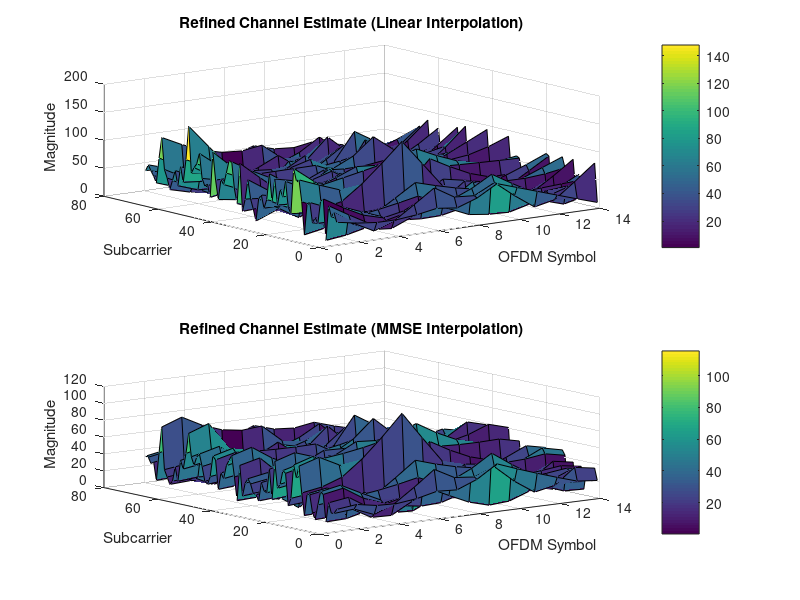
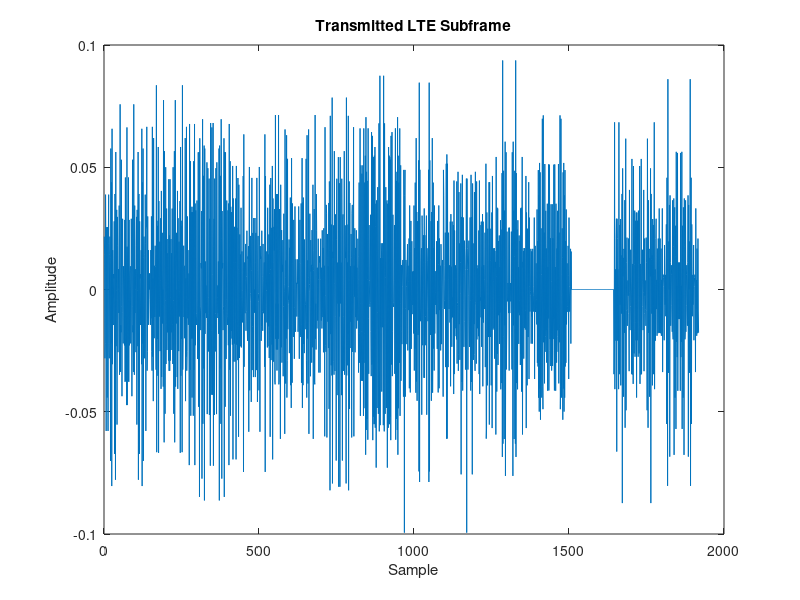
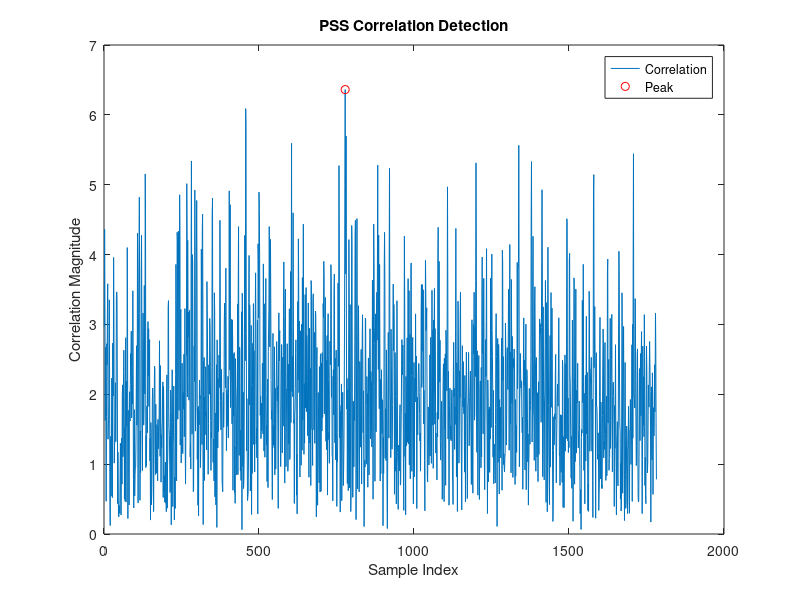
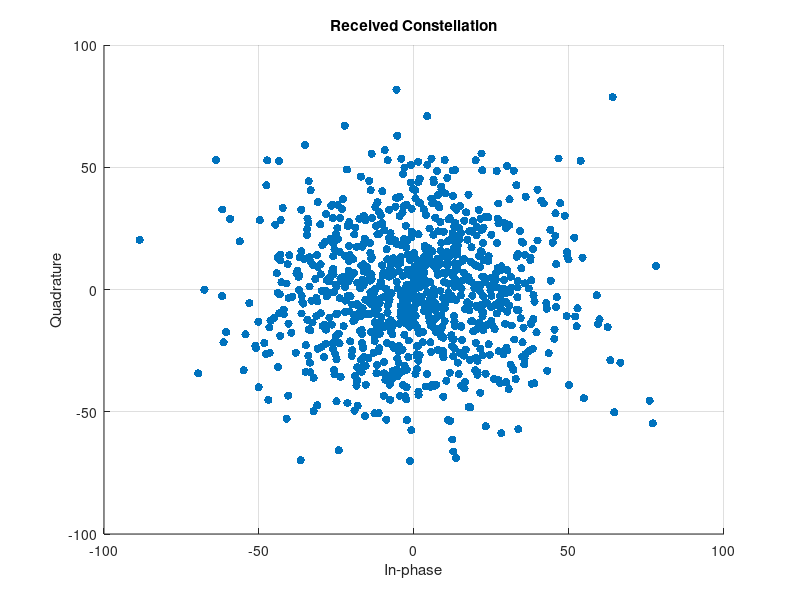

Source code (MATLAB) for these figures, in order: (Note: this script raises an error after producing the figures.)
%% Parameters
% LTE Parameters
bandwidth = 1.4e6;          % Bandwidth in Hz
Nrb = 6;                    % Number of resource blocks (1.4 MHz)
Nsc = 12;                   % Subcarriers per RB
Nfft = 128;                 % FFT size (for 1.4 MHz)
Ncp = 9;                    % Cyclic prefix length (~4.7 us)
numSymbols = 14;            % OFDM symbols per subframe (2 slots)
Fs = 1.92e6;                % Sampling rate
subframeDuration = 1e-3;    % 1 ms
Nsubcarriers = Nrb * Nsc;   % Total subcarriers (72)
SNR_dB = 10;                % SNR for AWGN channel
useFading = true;           % Enable multipath fading

% Cell ID Parameters
N_ID_2 = 0;                 % PSS index (0, 1, or 2)
N_ID_1 = 0;                 % SSS index (0 to 167)
PCI = 3 * N_ID_1 + N_ID_2;  % Physical Cell Identity


%% Generate PSS (Zadoff-Chu Sequence)
u = [25, 29, 34];          % Root indices for PSS (N_ID_2 = 0, 1, 2)
pssLen = 62;                % PSS sequence length
pssSeq = zeros(pssLen, 1);
for n = 0:pssLen-1
    pssSeq(n+1) = exp(-1i * pi * u(N_ID_2+1) * n * (n+1) / 63);
end
% Map PSS to 72 subcarriers (centered, DC unused)
pssGrid = zeros(Nsubcarriers, 1);
pssGrid(6:67) = pssSeq;     % Center 62 subcarriers

%% Generate Time-Domain PSS
pssFreq = zeros(Nfft, 1);
startIdx = (Nfft - Nsubcarriers) / 2 + 1; % = 29
pssFreq(startIdx:startIdx+Nsubcarriers-1) = pssGrid;
pssTime = ifft(pssFreq, Nfft);
pssTimeCP = [pssTime(end-Ncp+1:end); pssTime]; % CP + symbol

%% Generate SSS (Placeholder)
sssLen = 62;
sssSeq = exp(1i * pi * (0:sssLen-1)' / sssLen); % Simplified SSS
sssGrid = zeros(Nsubcarriers, 1);
sssGrid(6:67) = sssSeq;
% Time-domain SSS
sssFreq = zeros(Nfft, 1);
sssFreq(startIdx:startIdx+Nsubcarriers-1) = sssGrid;
sssTime = ifft(sssFreq, Nfft);
sssTimeCP = [sssTime(end-Ncp+1:end); sssTime];

%% Generate CRS (Simplified QPSK)
crsSeq = (randi([0 1], Nsubcarriers, 1) * 2 - 1) / sqrt(2);
crsPos = [1, 5, 8, 12];    % Symbols 0, 4, 7, 11 (0-based)

%% Generate Resource Grid (1 subframe)
resourceGrid = zeros(Nsubcarriers, numSymbols);
% PSS (symbol 6, slot 1)
resourceGrid(:, 7) = pssGrid;
% SSS (symbol 5, slot 1)
resourceGrid(:, 6) = sssGrid;
% CRS
for sym = crsPos
    resourceGrid(:, sym+1) = crsSeq;
end
% PBCH (symbols 7-10)
pbchData = (randi([0 1], Nsubcarriers*4, 1) * 2 - 1) / sqrt(2);
pbchGrid = reshape(pbchData, Nsubcarriers, 4);
resourceGrid(:, 8:11) = pbchGrid;
% PDSCH (remaining REs)
for sym = 1:numSymbols
    if ~ismember(sym, [6, 7, 8, 9, 10, 11, 12])
        resourceGrid(:, sym) = (randi([0 1], Nsubcarriers, 1) * 2 - 1) / sqrt(2);
    end
end

%% OFDM Modulation
txSubframe = zeros(Nfft + Ncp, numSymbols);
for sym = 1:numSymbols
    freqSym = zeros(Nfft, 1);
    freqSym(startIdx:startIdx+Nsubcarriers-1) = resourceGrid(:, sym);
    timeSym = ifft(freqSym, Nfft);
    txSubframe(:, sym) = [timeSym(end-Ncp+1:end); timeSym];
end
txFrame = txSubframe(:);

%% Channel Model
% AWGN
noisePower = 10^(-SNR_dB/10);
noise = sqrt(noisePower/2) * (randn(size(txFrame)) + 1i * randn(size(txFrame)));
rxFrame = txFrame + noise;

% Multipath Fading
if useFading
    tau = [0 1e-6]; % Delay spread
    pdb = [0 -3];   % Power delay profile
    fading = zeros(size(txFrame));
    for tap = 1:length(tau)
        gain = 10^(pdb(tap)/20) * (randn(size(txFrame)) + 1i * randn(size(txFrame))) / sqrt(2);
        delaySamples = round(tau(tap) * Fs);
        fading = fading + [zeros(delaySamples, 1); gain(1:end-delaySamples)];
    end
    rxFrame = conv(txFrame, fading, 'same') + noise;
end

%% CFO Estimation
cfoCorr = 0;
numSyms = floor(length(rxFrame) / (Nfft + Ncp));
for sym = 1:numSyms
    startIdx = (sym-1) * (Nfft + Ncp) + 1;
    cp = rxFrame(startIdx:startIdx+Ncp-1);
    tail = rxFrame(startIdx+Nfft:startIdx+Nfft+Ncp-1);
    cfoCorr = cfoCorr + sum(conj(cp) .* tail);
end
cfoEst = angle(cfoCorr) / (2 * pi * Nfft / Fs);
t = (0:length(rxFrame)-1)' / Fs;
rxFrame = rxFrame .* exp(-1i * 2 * pi * cfoEst * t); % CFO correction

%% PSS Detection (Time-Domain)
correlationLength = length(rxFrame) - length(pssTimeCP) + 1;
correlation = zeros(correlationLength, 1);
for i = 1:correlationLength
    segment = rxFrame(i:i+length(pssTimeCP)-1);
    if length(segment) == length(pssTimeCP)
        correlation(i) = abs(sum(conj(pssTimeCP) .* segment));
    end
end
[peakVal, peakPos] = max(correlation);
syncStart = peakPos; % Start of PSS symbol (including CP)

%% SSS Detection (Placeholder)
% Assume PSS detected, check SSS one symbol earlier
sssCorr = zeros(3, 1);
for i = 1:3
    sssTest = exp(1i * pi * (0:sssLen-1)' / sssLen * i);
    sssTestGrid = zeros(Nsubcarriers, 1);
    sssTestGrid(6:67) = sssTest;
    sssFreq = zeros(Nfft, 1);
    sssFreq(startIdx:startIdx+Nsubcarriers-1) = sssTestGrid;
    sssTestTime = ifft(sssFreq, Nfft);
    sssTestTimeCP = [sssTestTime(end-Ncp+1:end); sssTestTime];
    sssSegment = rxFrame(syncStart-(Nfft+Ncp):syncStart-(Nfft+Ncp)+length(pssTimeCP)-1);
    if length(sssSegment) == length(sssTestTimeCP)
        sssCorr(i) = abs(sum(conj(sssTestTimeCP) .* sssSegment));
    end
end
[~, detected_N_ID_1] = max(sssCorr);

%% OFDM Demodulation
rxGrid = zeros(Nsubcarriers, numSymbols);
for sym = 1:numSymbols
    startIdx = syncStart + (sym-6) * (Nfft + Ncp);  % Align symbol 6 with syncStart
    if startIdx > 0 && (startIdx + Ncp + Nfft - 1) <= length(rxFrame)
        rxSymbol = rxFrame(startIdx + Ncp : startIdx + Ncp + Nfft - 1);
        rxFFT = fft(rxSymbol, Nfft);
        rxGrid(:, sym) = rxFFT((Nfft - Nsubcarriers)/2 + 1 : (Nfft + Nsubcarriers)/2);
    end
end
%% Channel Estimation (LS)
H_est = zeros(Nsubcarriers, numSymbols);
for sym = crsPos
    H_est(:, sym+1) = rxGrid(:, sym+1) ./ crsSeq; % LS
end
for sc = 1:Nsubcarriers
    H_est(sc, :) = interp1(crsPos+1, H_est(sc, crsPos+1), 1:numSymbols, 'linear', 'extrap');
end
%% Improved Channel Estimation (Linear Interpolation)
H_est_refined = zeros(Nsubcarriers, numSymbols);

% Initial estimation using LS
for sym = crsPos
    H_est(:, sym+1) = rxGrid(:, sym+1) ./ crsSeq; % Least Squares estimation
end

% Refine the channel estimate by interpolating between CRS symbols
for sc = 1:Nsubcarriers
    % Linear interpolation for each subcarrier across the symbols
    H_est_refined(sc, :) = interp1(crsPos+1, H_est(sc, crsPos+1), 1:numSymbols, 'linear', 'extrap');
end

% Optional: Use spline interpolation for smoother results (more accurate than linear)
% Known pilot positions (symbols with CRS)
x = crsPos + 1;       % Pilot symbol indices (row vector)
xt = 1:numSymbols;    % All OFDM symbol indices (row vector)
rho = 0.9;            % Temporal correlation factor
noiseVar = 10^(-SNR_dB / 10);  % Noise variance

% Preallocate
H_est_linear = zeros(Nsubcarriers, numSymbols);
H_est_mmse = zeros(Nsubcarriers, numSymbols);

% Compute correlation matrices for MMSE
R_xx = rho .^ abs(x' - x);           % [4 x 4]
R_xt = rho .^ abs(xt(:) - x);        % [14 x 4]

for sc = 1:Nsubcarriers
    y = H_est(sc, x).';  % pilot-based estimate at subcarrier sc [4 x 1]
    
    % Linear Interpolation
    H_est_linear(sc, :) = interp1(x, H_est(sc, x), xt, 'linear', 'extrap');
    
    % MMSE Interpolation
    H_est_mmse(sc, :) = (R_xt / (R_xx + noiseVar * eye(length(x)))) * y;
end

%%

% Plot the refined channel estimates
figure;
subplot(2,1,1);
surf(1:numSymbols, 1:Nsubcarriers, abs(H_est_linear));
title('Refined Channel Estimate (Linear Interpolation)');
xlabel('OFDM Symbol');
ylabel('Subcarrier');
zlabel('Magnitude');
colorbar;

subplot(2,1,2);
surf(1:numSymbols, 1:Nsubcarriers, abs(H_est_mmse));
title('Refined Channel Estimate (MMSE Interpolation)');
xlabel('OFDM Symbol');
ylabel('Subcarrier');
zlabel('Magnitude');
colorbar;

%% PCFICH Detection and Decoding (QPSK on fixed locations)

% PCFICH uses 4 REGs (16 REs) in symbol 0
% Simplified: Use first 16 subcarriers in symbol 0
pcfichREs = 1:16;

% Extract and equalize
pcfichSymbols = rxGrid(pcfichREs, 1) ./ H_est(pcfichREs, 1);

% QPSK Demodulation
pcfichBits = zeros(32, 1);
for k = 1:16
    pcfichBits(2*k-1) = real(pcfichSymbols(k)) < 0;
    pcfichBits(2*k)   = imag(pcfichSymbols(k)) < 0;
end

% Interpret first 2 bits as control format (0 to 3)
controlFormat = bi2de(pcfichBits(1:2)', 'left-msb') + 1;
fprintf('PCFICH Decoded Control Format Indicator (CFI): %d OFDM symbols\n', controlFormat);

%% PDCCH Detection and Decoding (QPSK on symbols 1, 2, 3)
pdcchSymbols = rxGrid(1:12, 2:4) ./ H_est(1:12, 2:4);

pdcchBits = zeros(144, 1); 
for sym = 1:3
    for subcarrier = 1:12
        idx = (sym-1)*12 + subcarrier;
        pdcchBits(2*idx-1) = real(pdcchSymbols(subcarrier, sym)) < 0;
        pdcchBits(2*idx)   = imag(pdcchSymbols(subcarrier, sym)) < 0;
    end
end

disp('PDCCH Decoded (Placeholder)');
disp(pdcchBits(1:16)); 

%% PBCH Decoding and MIB Extraction 

pbchRx = rxGrid(:, 8:11) ./ H_est(:, 8:11);
pbchRx = pbchRx(:);
pbchBits = real(pbchRx) < 0;

% Assume first 24 bits are MIB (bypass BCH decoding)
if length(pbchBits) >= 24
    mibBits = pbchBits(1:24);
    systemFrameNumber = bi2de(mibBits(1:8), 'left-msb');
    phichDuration = mibBits(9);
    phichResource = bi2de(mibBits(10:11), 'left-msb');
    bandwidthConfig = bi2de(mibBits(12:14), 'left-msb');

    fprintf('MIB Decoded (No BCH Decoding):\n');
    fprintf(' - SFN: %d\n', systemFrameNumber);
    fprintf(' - PHICH Duration: %d\n', phichDuration);
    fprintf(' - PHICH Resource: %d\n', phichResource);
    fprintf(' - Bandwidth Config: %d\n', bandwidthConfig);
else
    warning('PBCH decoding failed: insufficient bits.');
end


%% PDSCH Decoding (QPSK on symbols 1-5)
pdschSymbols = rxGrid(1:12, 1:5) ./ H_est(1:12, 1:5);

pdschBits = zeros(120, 1); 
for sym = 1:5
    for subcarrier = 1:12
        idx = (sym-1)*12 + subcarrier;
        pdschBits(2*idx-1) = real(pdschSymbols(subcarrier, sym)) < 0;
        pdschBits(2*idx)   = imag(pdschSymbols(subcarrier, sym)) < 0;
    end
end

disp('PDSCH Decoded (Placeholder)');
disp(pdschBits(1:16)); 


%% Performance Metrics
numTrials = 100;
pssSuccess = 0;
for trial = 1:numTrials
    rxTrial = txFrame + sqrt(noisePower/2) * (randn(size(txFrame)) + 1i * randn(size(txFrame)));
    corr = zeros(correlationLength, 1);
    for i = 1:correlationLength
        segment = rxTrial(i:i+length(pssTimeCP)-1);
        if length(segment) == length(pssTimeCP)
            corr(i) = abs(sum(conj(pssTimeCP) .* segment));
        end
    end
    [~, peak] = max(corr);
    if abs(peak - syncStart) < 5
        pssSuccess = pssSuccess + 1;
    end
end
pssProb = pssSuccess / numTrials;
fprintf('PSS Detection Probability: %.2f%%\n', pssProb * 100);

%% Plotting
figure;
plot(real(txFrame));
title('Transmitted LTE Subframe');
xlabel('Sample');
ylabel('Amplitude');

figure;
plot(correlation);
hold on;
plot(peakPos, peakVal, 'ro');
title('PSS Correlation Detection');
xlabel('Sample Index');
ylabel('Correlation Magnitude');
legend('Correlation', 'Peak');

figure;
scatter(real(rxGrid(:)), imag(rxGrid(:)), 'filled');
title('Received Constellation');
xlabel('In-phase');
ylabel('Quadrature');
grid on;

figure;
surf(1:numSymbols, 1:Nsubcarriers, abs(H_est));
title('Channel Magnitude Estimate');
xlabel('OFDM Symbol');
ylabel('Subcarrier');
zlabel('Magnitude');

%% PBCH CRC Checking
% CRC Polynomial (CRC-24C)
crcPoly = [1 0 0 1 1 1 0 1 1 1];  % CRC-24C (standard LTE polynomial)

% Check CRC of MIB bits (first 24 bits)
mibCRCValid = checkCRC(mibBits, crcPoly);

if mibCRCValid
    fprintf('PBCH CRC Check Passed: MIB is valid.\n');
else
    fprintf('PBCH CRC Check Failed: MIB is invalid.\n');
end

function isValid = checkCRC(bits, crcPoly)
    % Ensure bits are row vectors
    bits = bits(:).';  % Ensure bits is a row vector
    
    % Perform CRC checking using the specified polynomial
    numBits = length(bits);
    crc = [bits, zeros(1, length(crcPoly) - 1)]; % Append zeros to bits for CRC calculation
    crcLength = length(crc);
    
    for i = 1:numBits  % Perform the division process
        if crc(i) == 1
            crc(i:i+length(crcPoly)-1) = mod(crc(i:i+length(crcPoly)-1) + crcPoly, 2);
        end
    end
    
    % The CRC is valid if the remainder is zero
    isValid = all(crc(end-length(crcPoly)+2:end) == 0);  % Check remainder for validity
end